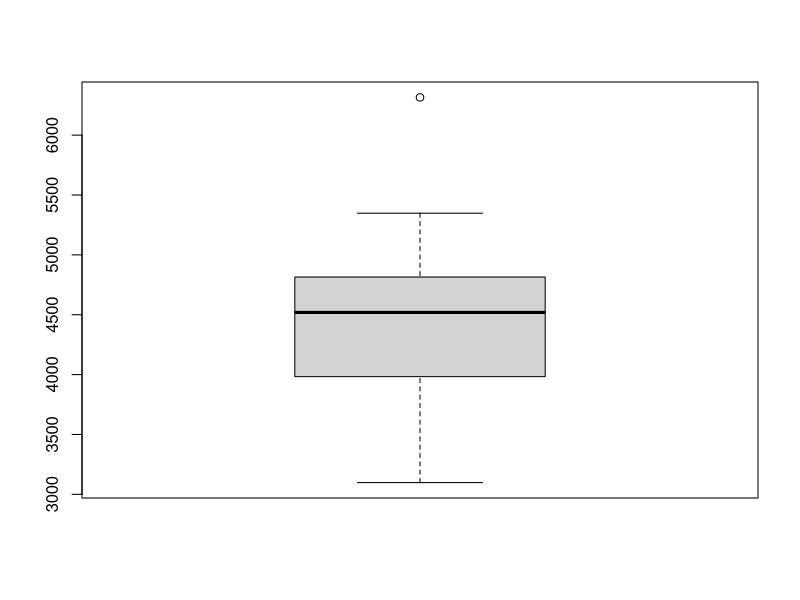
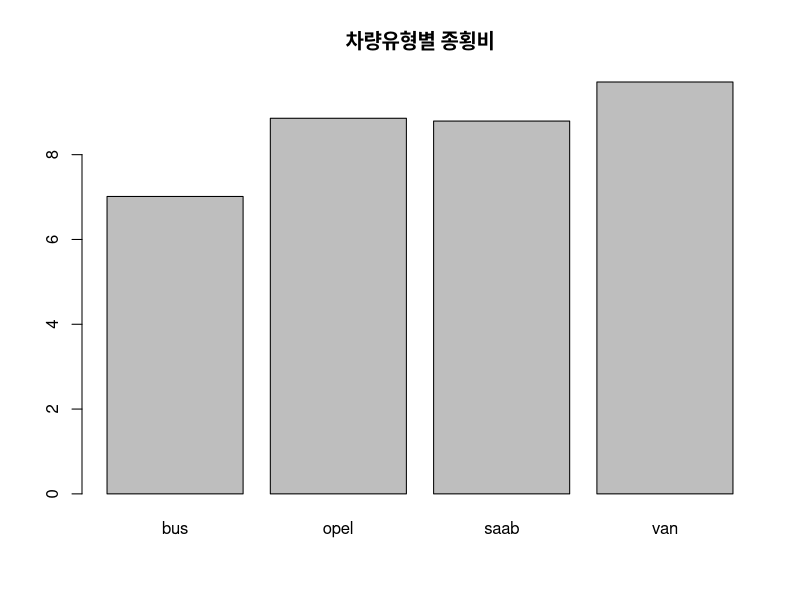
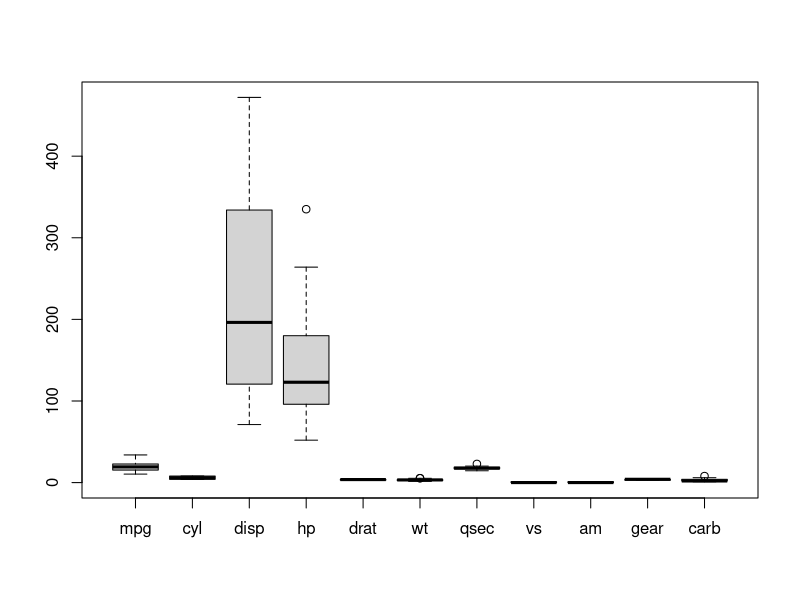

Write R code to recreate these figures, in order.
##7. 데이터 전처리
#1 결측값

z <- c(1, 2,3,NA, 5, NA, 8)
sum(z)
is.na(z)
sum(is.na(z))
sum(z, na.rm=T) #결측치 제외하고 합 계산


#대체 및 제거 
z2 <- c(5,8,1,NA, 3, NA, 7)
z[is.na(z)] <-0 # NA를 0으로 치환
z
z3 <- as.vector(na.omit(z2)) #NA를 제거하고 새로운 벡터 생성
z3

x <- iris
x[1,2]<-NA;x[1,3]<- NA
x[2,3]<-NA;x[3,4]<-NA
head(x)

for (i in 1:ncol(x)){
  this.na <- is.na(x[,i])
  cat(colnames(x)[i], "\t", sum(this.na), "\n")
}

col_na <- function(y){
  return(sum(is.na(y)))
}

na_cnt <- apply(x, 2, FUN=col_na)
na_cnt

rowSums(is.na(x))
sum(rowSums(is.na(x)>0))
sum(is.na(x))

head(x)
x[!complete.cases(x),]
y <- x[complete.cases(x),]
head(y)

# 추정 시 mice패키지를 사용하기도 함

#2 특이값
st <-data.frame(state.x77)
boxplot(st$Income)
boxplot.stats(st$Income)$out #아웃라이어만 필터링

# 행 제거
out.val <- boxplot.stats(st$Income)$out #특이값을 추출해서 out.val에 저장
st$Income[st$Income %in% out.val]<-NA #income 값 중 outval에 있다면 na로 저장
head(st) 
newdata<- st[complete.cases(st),] #bna값이 있다면 na행 제거
head(newdata)


#3 데이터 정렬
v1 <-c(1,7,6,8,4,2,3)
order(v1)
v1 <- sort(v1)
v1
v2 <- sort(v1, decreasing = T) #내림차순

#매트릭스와 데이터 프레임 정렬
head(iris)
order(iris$Sepal.Length)
iris[order(iris$Sepal.Length),] #오름차순으로 정렬
iris[order(iris$Sepal.Length, decreasing = T),]

iris[order(iris$Species, -iris$Petal.Length, decreasing = T),]


#4 데이터 분리와 선택
sq <- split(iris, iris$Species)
sq
summary(sq)
sq$setosa

subset(iris, Species =='setosa')
subset(iris, Sepal.Length > 7.5)
subset(iris, Sepal.Length > 7.6,
       select = c(Petal.Length, Petal.Width))

#5 데이터 샘플링과 조합
x <- 1:100
y <- sample(x, size=10, replace=F)
y

idx <- sample(1:nrow(iris), size = 50,
              replace=F)
iris.50 <- iris[idx, ]
iris.50
dim(iris.50)

#set.seed
sample(1:20, size = 5)
sample(1:20, size = 5)
set.seed(100)
sample(1:20, size =5)
set.seed(100)
sample(1:20, size =5)

#데이터 조합
combn(1:5, 3)# 1부터 5까지 3개를 뽑는 조합
x = c("red", "green", "blue", "skyblue", "yellow", "purple")
com <- combn(x, 2)
com

for(i in 1:ncol(com)){
  cat (com[,i], " \n")
}


#6 데이터 집계와 병합
agg <- aggregate(iris[,-5], by=list(품종 = iris$Species),
                 FUN = mean)
agg #품종별로 평균 집계

agg <- aggregate(iris[,-5], by=list(품종 = iris$Species),
                 FUN = sd)
agg #품종별 표준편차

agg <- aggregate(mtcars, by=list(cyl=mtcars$cyl,vs=mtcars$vs), FUN=max)
agg

#병합
x<- data.frame(name=c("a", "b", "c"), math=c(90, 80, 40))
y<- data.frame(name=c("a", "b", "c"), korean = c(40, 50, 90))
x
y
z <- merge(x, y, by=c("name"))
z
z<- merge(x, y, all=T)
z


#########
# 실전분석
library(mlbench)
data("Vehicle")
head(Vehicle)

agg <- aggregate(Vehicle[, 'Max.L.Ra'], by=list(차량타입=Vehicle$Class),
                 FUN = mean)
agg

barplot(agg$x, names.arg = agg$차량타입, main='차량유형별 종횡비')


#########
#연습문제
#01
ds <- mtcars
ds[2,3] <- NA; ds[3,1]<- NA; ds[2,4] <- NA; ds[4,3]<-NA
#(1)
sum(is.na(ds))
#(2)
ds[!complete.cases(ds),]
#(3)
sum(rowSums(is.na(ds)>0))
#(4)
ds.new <- ds[complete.cases(ds), ]
ds.new

#02
mt <- data.frame(mtcars)
#(1)
boxplot(mt)
#(2)
mt2 <- as.data.frame(lapply(mt, function(x) {
  if (is.numeric(x)) {
    out.val <- boxplot.stats(x)$out
    x[x %in% out.val] <- NA
  }
  return(x)
}))
mt2
#(3)
mt2 <- mt2[complete.cases(mt2), ]
mt2


#03
#(1)
AQ <- airquality
AQ
#(2)
for (i in 1:ncol(AQ)){
  this.na <- is.na(AQ[,i])
  cat(colnames(AQ)[i], "\t", sum(this.na), "\n")
}
#(3)
rowSums(is.na(AQ))
#(4)
AQ[!complete.cases(AQ),]
#(5)
AQ2 <- as.data.frame(
  apply(AQ, 2, function(col) {
    if (is.numeric(col)) {
      col[is.na(col)] <- mean(col, na.rm = TRUE)
    }
    return(col)
  })
)
AQ2


#04
#(1)